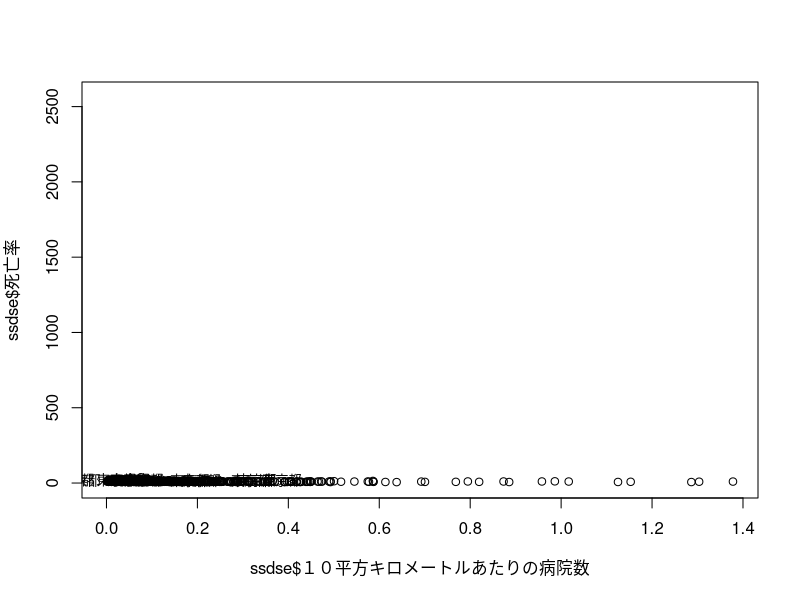
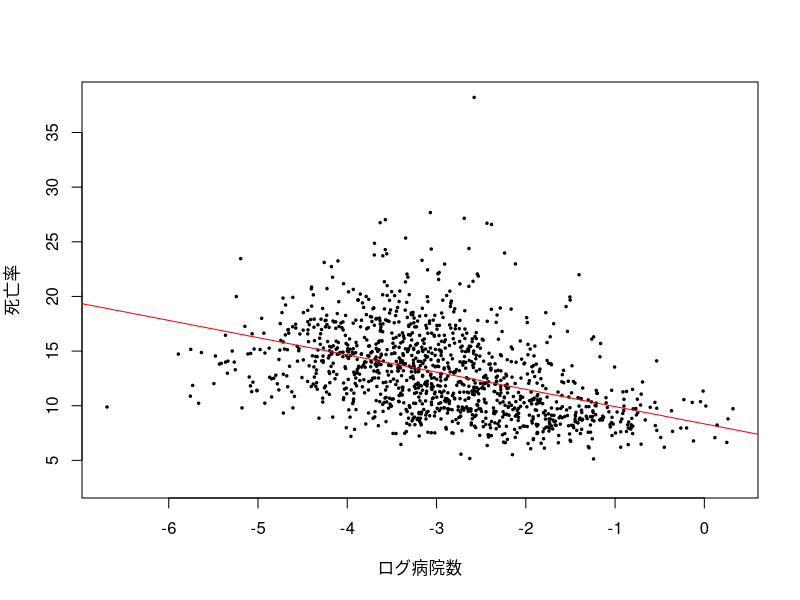

Source code (R) for these figures, in order:
ssdse <- read.csv("SSDSE-2019A.csv", fileEncoding = "SJIS")
ssdse$１０平方キロメートルあたりの病院数 <- ssdse$一般病院数 / ssdse$可住地面積 * 100
# １０平方キロメートルあたりの病院数の対数を取る
ssdse$１０平方キロメートルあたりの病院数[ssdse$１０平方キロメートルあたりの病院数 <= 0] <- NA
ssdse$ログ病院数 = log(ssdse$１０平方キロメートルあたりの病院数)
ssdse$死亡率 <- ssdse$死亡数 / ssdse$総人口 * 1000

plot(ssdse$１０平方キロメートルあたりの病院数, ssdse$死亡率)
# プロットに都道府県名を追加
text(ssdse$ログ病院数, ssdse$死亡率, labels=ssdse$都道府県, pos=4, cex=0.8)

# 福島県の死亡率が高かったため削除
ssdse1 <- subset(ssdse, ssdse$都道府県 != "福島県")


plot(ssdse1$ログ病院数, ssdse1$死亡率, pch = 20, cex = 0.5,
     xlab = "ログ病院数", ylab = "死亡率")

res1 <- lm(ssdse1$死亡率 ~ ssdse1$ログ病院数)
summary(res1)

abline(res1, col = "red")